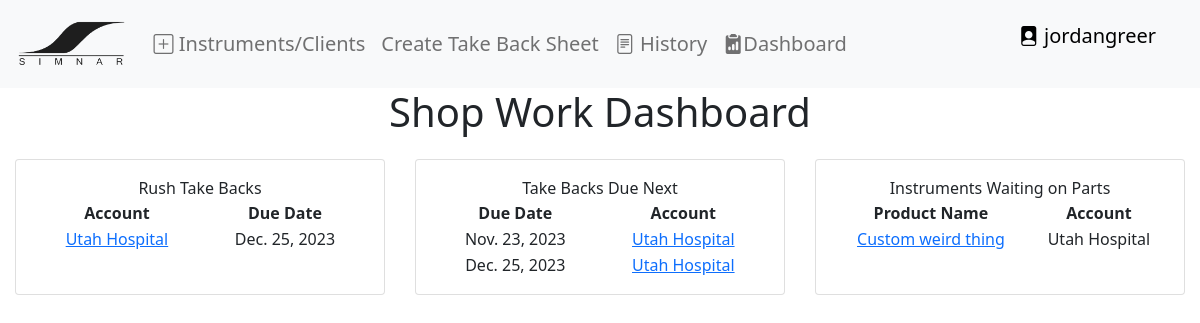
Page /shopWorkDashboard/ (signed in) on the committed database.
### invoice/models.py (models this page shows, shortened)
class WorkOrders(models.Model):
    STATUS_CHOICES = [
        ('Waiting_on_Assignment', 'Waiting on Assignment'),
        ('Being_Worked_On', 'Being Worked On'),
        ('Ready', 'Ready'),
        ('Delivered', 'Delivered'),
        ('Rush', 'Rush'),
    ]
    workOrder_num = models.AutoField(primary_key=True)
    client = models.ForeignKey(Client, on_delete=models.CASCADE)
    workOrder_date = models.DateField()
    items = models.ManyToManyField(Product, through='WorkorderItem', blank=True)
    status = models.CharField(max_length=25, choices=STATUS_CHOICES, default="Waiting_on_Assignment")
    created_at = models.DateTimeField(auto_now_add=True)
    is_rush = models.BooleanField(default=False)
    return_by = models.DateField(null=True, default=None)
    quote_required = models.BooleanField(default=False)
    specialInstructions = models.CharField(max_length=250, default="", null=True, blank=True)
    created_by = models.CharField(max_length=100, blank=True, null=True)
    color = models.CharField(max_length=100, blank=True, null=True)
    account_contact = models.ForeignKey(ClientContact, on_delete=models.CASCADE, null=True, blank=True)
    def __str__(self):
        return str(self.workOrder_num)

class Client(models.Model):
    name = models.CharField(max_length=100)
    email = models.EmailField()
    phone = models.CharField(max_length=20)
    address = models.TextField()
    tax = models.FloatField(max_length=10, default= 0.0)
    created_by = models.CharField(max_length=100, blank=True, null=True)
    tax = models.FloatField(default=0.0)
    def __str__(self):
        return self.name

class WorkOrderItem(models.Model):
    STATUS_CHOICES = [
        ('Waiting_on_Assignment', 'Waiting on Assignment'),
        ('Checked_Out', 'Checked Out'),
        ('Needs_QC', 'Needs QC'),
        ('Parts_On_Order', 'Parts On Order'),
        ('QC_PASS', 'QC PASS'),
        ('QC_FAIL', 'QC FAIL'),
    ]
    QC_STATUS_CHOICES = [
        ('QC_FAIL', 'QC FAIL'),
        ('QC_PASS', 'QC PASS'),
        ('WAITING_QC', 'Waiting On QC'),
        ('NO_QC', '')
    ]
    workOrder = models.ForeignKey(WorkOrders, on_delete=models.CASCADE)
    product = models.ForeignKey(Product, on_delete=models.CASCADE, blank=True, null=True)
    quantity = models.PositiveIntegerField(default=1)
    created_at = models.DateTimeField(auto_now_add=True)
    created_by = models.CharField(max_length=100, blank=True, null=True)
    last_updated_at = models.DateTimeField(auto_now=True)
    description = models.TextField(max_length=35, blank=True, null=True)
    issue = models.TextField(max_length=125, blank=True, null=True)
    mfgnum = models.CharField(max_length=50, blank=True, null=True)
    number = models.CharField(max_length=10, default="", blank=True, null=True)
    status = models.CharField(max_length=25, choices=STATUS_CHOICES, default="Waiting_on_Assignment")
    qc = models.CharField(max_length=20, choices=QC_STATUS_CHOICES, default="NO_QC")
    color = models.ForeignKey(Color, on_delete=models.CASCADE, blank=True, null=True)
    custom_product_name = models.CharField(max_length=200, blank=True, null=True)
    custom_product_description = models.TextField(max_length=100, blank=True, null=True)
    custom_product_price = models.DecimalField(max_digits=10, decimal_places=2, blank=True, null=True)
    technician = models.ForeignKey(User, on_delete=models.CASCADE, null=True, blank=True)

### trackingCard/views.py (the view)
# urls.py: path('shopWorkDashboard/', trackingCardViews.shopWorkDashboard, name='shopWorkDashboard'),
@login_required(login_url='invoice:loginPage')
def shopWorkDashboard(request):
    latest_workOrders = WorkOrders.objects.order_by('-created_at')[:5]
    rush_workOrders = WorkOrders.objects.filter(status='Rush')
    instruments_waiting_on_parts = WorkOrderItem.objects.filter(status="Parts_On_Order")
    context = {
        'latest_workOrders': latest_workOrders,
        'instruments_waiting_on_parts': instruments_waiting_on_parts,
        'rush_workOrders': rush_workOrders
    }
    return render(request, 'tracking/shopWorkDashboard.html', context)

### trackingCard/templates/tracking/shopWorkDashboard.html
{% extends "base/base.html" %}
{% block content %}
<h1 style="text-align: center;">Shop Work Dashboard</h1>
<div class="row" style="text-align: center;">
    <div class="col-2 card card-body" style="margin: 15px;">
        <div>Rush Take Backs</div>
        <table>
            <thead>
                <tr>
                    <th>Account</th>
                    <th>Due Date</th>
                </tr>
            </thead>
            <tbody>
                {% for r in rush_workOrders %}
                    <tr>
                        <td><a href="{% url 'invoice:workOrderView' r.workOrder_num %}">{{ r.client }}</a></td>
                        <td>{{ r.return_by }}</td>
                    </tr>
                {% endfor %}
            </tbody>
        </table>
    </div>
    <div class="col-2 card card-body" style="margin: 15px;">
        <div>Take Backs Due Next</div>
        <table>
            <thead>
                <tr>
                    <th>Due Date</th>
                    <th>Account</th>
                </tr>
            </thead>
            <tbody>
                {% for workOrder in latest_workOrders %}
                    <tr>
                        <td>{{ workOrder.return_by }}</td>
                        <td><a href="{% url 'invoice:workOrderView' workOrder.workOrder_num %}">{{ workOrder.client }} </a></td>
                    </tr>
                {% endfor %}
            </tbody>
        </table>
    </div>
    <div class="col-2 card card-body" style="margin: 15px;">
        <div>Instruments Waiting on Parts</div>
        <table>
            <thead>
                <tr>
                    <th>Product Name</th>
                    <th>Account</th>
                </tr>
            </thead>
            <tbody>
                {% for i in instruments_waiting_on_parts %}
                    <tr>
                        <td>
                            {% if i.product.id == 2 %}
                                <a href="{% url 'invoice:workOrderView' i.workOrder %}">{{ i.custom_product_name }}</a>
                            {% else %}
                                <a href="{% url 'invoice:workOrderView' i.workOrder %}">{{ i.product.name }}</a>
                            {% endif %}
                        </td>
                        <td>{{ i.workOrder.client }}</td>
                    </tr>
                {% endfor %}
            </tbody>
        </table>
    </div>
</div>
{% endblock content %}

### invoice/templates/base/base.html (shortened to what this page needs)
{% load static %}
<!DOCTYPE html>
<html lang="en">
<!DOCTYPE html>
<html>
    <head>
        <link href="https://cdn.jsdelivr.net/npm/bootstrap@5.0.2/dist/css/bootstrap.min.css" rel="stylesheet">
        <link rel="stylesheet" href="https://cdn.jsdelivr.net/npm/bootstrap-icons@1.11.1/font/bootstrap-icons.css">
    </head>
<body>
    <nav class="navbar navbar-expand-lg navbar-light bg-light">
        <div class="container-fluid">
            <a class="navbar-brand" href="#">
                <img src="{% static 'img/simnarLogo.png' %}" alt="Simnar Surgical" style="height: 50px;">
            </a>
          <div class="collapse navbar-collapse text-dark navbar-brand" id="navbarSupportedContent">
            <ul class="navbar-nav me-auto mb-2 mb-lg-0">
              <li class="nav-item dropdown">
                <a class="nav-link dropdown-toggle" href="#" id="navbarDropdown" role="button" data-bs-toggle="dropdown" aria-expanded="false">
                    <i class="bi bi-plus-square"></i> Instruments/Clients
                </a>
              </li>
              <li class="nav-item">
                <a class="nav-link" href="{% url 'invoice:createWorkOrder' %}">Create Take Back Sheet</a>
              </li>
              <li class="nav-item">
                <li><a class="nav-link" href="{% url 'invoice:workOrderHistory' %}"><i class="bi bi-file-text"></i> History</a></li>
              </li>
              <li class="nav-item">
                <li><a class="nav-link" href="{% url 'invoice:shopWorkDashboard' %}"><i class="bi bi-clipboard2-data-fill"></i>Dashboard</a></li>
              </li>
            </ul>
            <div class="d-flex">
                {% if user.is_authenticated %}
                    <ul class="nav-item dropdown">
                        <a class="nav-link custom-link" href="#" id="navbarDropdown" role="button" data-bs-toggle="dropdown" aria-expanded="false">
                            <i class="bi bi-file-person-fill"></i> {{ user.username }}
                        </a>
                    </ul>
                {% else %}
                    <a href="{% url 'invoice:loginPage' %}" class="nav-item nav-link custom-link">Login</a>
                {% endif %}
            </div>
          </div>
        </div>
      </nav>
    <div class="container-fluid">
        {% block content %}{% endblock content %}
    </div>
</body>
</html>

### invoice/templates/base/base.html (style rules this page uses)
.dropdown-toggle::after { display: none; }
.custom-link { color: black; text-decoration: none; }

### rows in the picture
WorkOrders: client "Utah Hospital", return_by "Dec. 25, 2023"
WorkOrders: return_by "Nov. 23, 2023", client "Utah Hospital"
WorkOrderItem: custom_product_name "Custom weird thing", workOrder.client "Utah Hospital"

### other values in the picture
{{ user.username }} "jordangreer"
